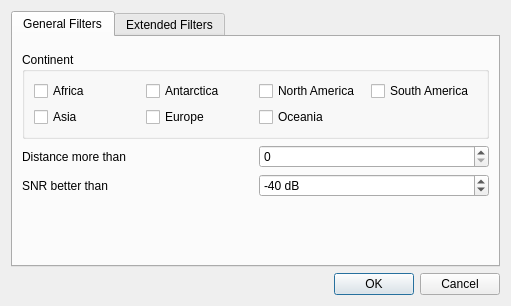
<?xml version="1.0" encoding="UTF-8"?>
<ui version="4.0">
 <class>WsjtxFilterDialog</class>
 <widget class="QDialog" name="WsjtxFilterDialog">
  <property name="geometry">
   <rect>
    <x>0</x>
    <y>0</y>
    <width>511</width>
    <height>306</height>
   </rect>
  </property>
  <property name="windowTitle">
   <string>WSJTX Filters</string>
  </property>
  <layout class="QVBoxLayout" name="verticalLayout">
   <item>
    <widget class="QTabWidget" name="tabWidget">
     <property name="currentIndex">
      <number>0</number>
     </property>
     <widget class="QWidget" name="general">
      <attribute name="title">
       <string>General Filters</string>
      </attribute>
      <layout class="QVBoxLayout" name="verticalLayout_2">
       <item>
        <widget class="DxccLogStatusWidget" name="logStatusWidget" native="true"/>
       </item>
       <item>
        <widget class="QGroupBox" name="continentGroupBox">
         <property name="title">
          <string>Continent</string>
         </property>
         <layout class="QVBoxLayout" name="verticalLayout_4">
          <item>
           <layout class="QGridLayout" name="gridLayout_2">
            <item row="0" column="1">
             <widget class="QCheckBox" name="anCheckBox">
              <property name="text">
               <string>Antarctica</string>
              </property>
             </widget>
            </item>
            <item row="0" column="2">
             <widget class="QCheckBox" name="naCheckBox">
              <property name="text">
               <string>North America</string>
              </property>
             </widget>
            </item>
            <item row="1" column="1">
             <widget class="QCheckBox" name="euCheckBox">
              <property name="text">
               <string>Europe</string>
              </property>
             </widget>
            </item>
            <item row="0" column="3">
             <widget class="QCheckBox" name="saCheckBox">
              <property name="text">
               <string>South America</string>
              </property>
             </widget>
            </item>
            <item row="1" column="2">
             <widget class="QCheckBox" name="ocCheckBox">
              <property name="text">
               <string>Oceania</string>
              </property>
             </widget>
            </item>
            <item row="0" column="0">
             <widget class="QCheckBox" name="afCheckBox">
              <property name="text">
               <string>Africa</string>
              </property>
             </widget>
            </item>
            <item row="1" column="0">
             <widget class="QCheckBox" name="asCheckBox">
              <property name="text">
               <string>Asia</string>
              </property>
             </widget>
            </item>
           </layout>
          </item>
         </layout>
        </widget>
       </item>
       <item>
        <layout class="QHBoxLayout" name="horizontalLayout">
         <item>
          <widget class="QLabel" name="distanceLabel">
           <property name="text">
            <string>Distance more than</string>
           </property>
          </widget>
         </item>
         <item>
          <widget class="QSpinBox" name="distanceSpinBox">
           <property name="suffix">
            <string/>
           </property>
           <property name="maximum">
            <number>40075</number>
           </property>
           <property name="value">
            <number>0</number>
           </property>
          </widget>
         </item>
        </layout>
       </item>
       <item>
        <layout class="QHBoxLayout" name="horizontalLayout_2">
         <item>
          <widget class="QLabel" name="snrLabel">
           <property name="text">
            <string>SNR better than</string>
           </property>
          </widget>
         </item>
         <item>
          <widget class="QSpinBox" name="snrSpinBox">
           <property name="suffix">
            <string> dB</string>
           </property>
           <property name="minimum">
            <number>-41</number>
           </property>
           <property name="value">
            <number>-40</number>
           </property>
          </widget>
         </item>
        </layout>
       </item>
       <item>
        <spacer name="verticalSpacer">
         <property name="orientation">
          <enum>Qt::Vertical</enum>
         </property>
         <property name="sizeHint" stdset="0">
          <size>
           <width>20</width>
           <height>40</height>
          </size>
         </property>
        </spacer>
       </item>
      </layout>
     </widget>
     <widget class="QWidget" name="tab">
      <attribute name="title">
       <string>Extended Filters</string>
      </attribute>
      <layout class="QVBoxLayout" name="verticalLayout_5">
       <item>
        <widget class="QGroupBox" name="memberGroupBox">
         <property name="title">
          <string>Member</string>
         </property>
         <property name="checkable">
          <bool>true</bool>
         </property>
         <property name="checked">
          <bool>true</bool>
         </property>
         <layout class="QVBoxLayout" name="verticalLayout_6">
          <item>
           <layout class="QGridLayout" name="dxMemberGrid"/>
          </item>
         </layout>
        </widget>
       </item>
       <item>
        <spacer name="verticalSpacer_2">
         <property name="orientation">
          <enum>Qt::Vertical</enum>
         </property>
         <property name="sizeHint" stdset="0">
          <size>
           <width>20</width>
           <height>40</height>
          </size>
         </property>
        </spacer>
       </item>
      </layout>
     </widget>
    </widget>
   </item>
   <item>
    <widget class="QDialogButtonBox" name="buttonBox">
     <property name="orientation">
      <enum>Qt::Horizontal</enum>
     </property>
     <property name="standardButtons">
      <set>QDialogButtonBox::Cancel|QDialogButtonBox::Ok</set>
     </property>
    </widget>
   </item>
  </layout>
 </widget>
 <customwidgets>
  <customwidget>
   <class>DxccLogStatusWidget</class>
   <extends>QWidget</extends>
   <header>ui/component/DxccLogStatusWidget.h</header>
  </customwidget>
 </customwidgets>
 <resources/>
 <connections>
  <connection>
   <sender>buttonBox</sender>
   <signal>accepted()</signal>
   <receiver>WsjtxFilterDialog</receiver>
   <slot>accept()</slot>
   <hints>
    <hint type="sourcelabel">
     <x>248</x>
     <y>254</y>
    </hint>
    <hint type="destinationlabel">
     <x>157</x>
     <y>274</y>
    </hint>
   </hints>
  </connection>
  <connection>
   <sender>buttonBox</sender>
   <signal>rejected()</signal>
   <receiver>WsjtxFilterDialog</receiver>
   <slot>reject()</slot>
   <hints>
    <hint type="sourcelabel">
     <x>316</x>
     <y>260</y>
    </hint>
    <hint type="destinationlabel">
     <x>286</x>
     <y>274</y>
    </hint>
   </hints>
  </connection>
 </connections>
</ui>
